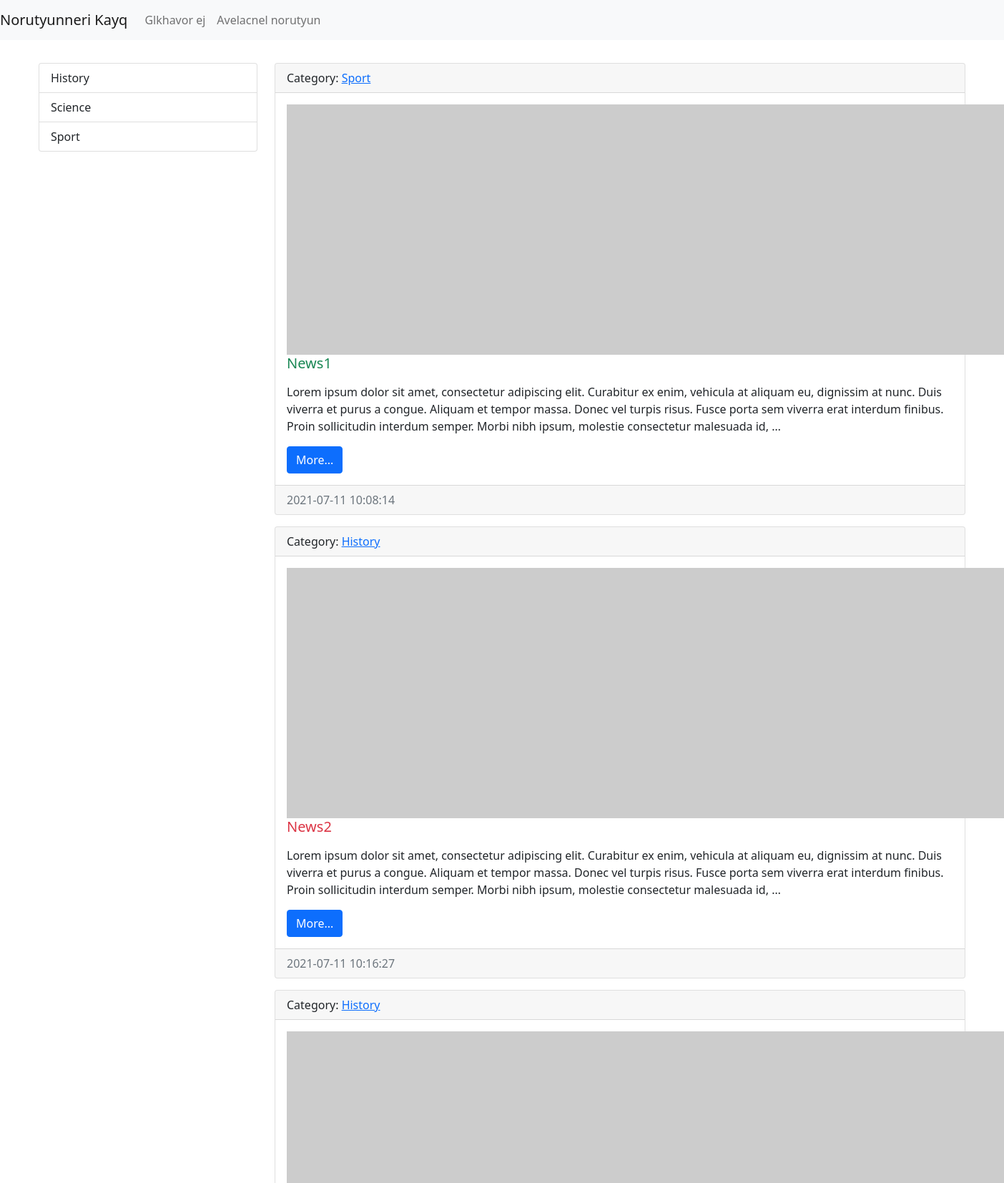
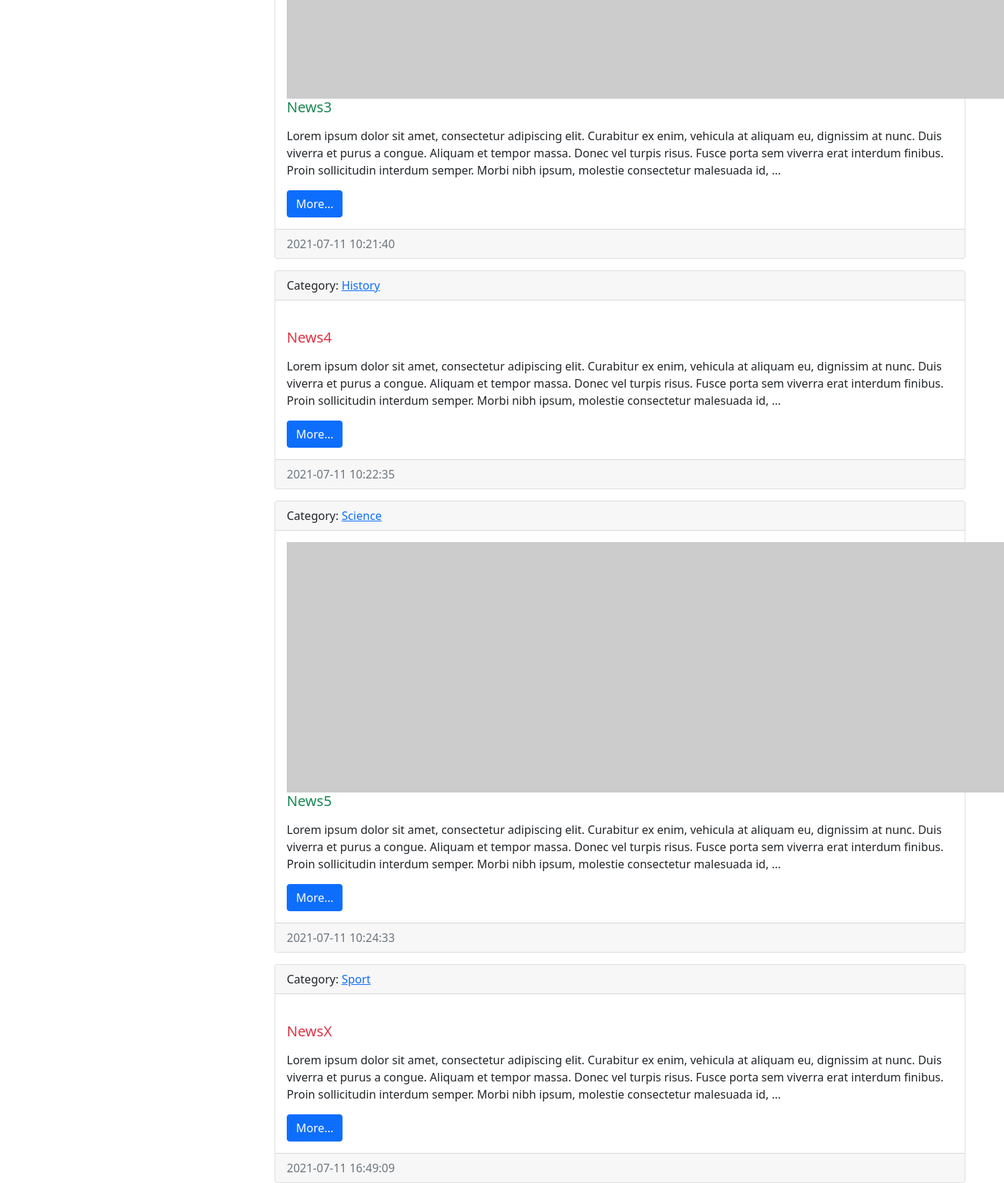
The page / on the database its author committed (2 pictures, top to bottom).
### news/models.py (models this page shows, shortened)
class Category(models.Model):
    title = models.CharField(max_length=150, db_index=True, verbose_name='CATEGORYI ANUN')
    def get_absolute_url(self):
        return reverse('category', kwargs={"category_id": self.pk})
    def __str__(self):
        return self.title
    class Meta:
        verbose_name = "Category"
        verbose_name_plural = "Categoryner"
        ordering = ['title']

class News(models.Model):
    title = models.CharField(max_length=150, verbose_name="ANUN")
    content = models.TextField(blank=True)
    created_at = models.DateTimeField(auto_now_add=True, verbose_name='STEGHTSVEL E')
    updated_at = models.DateTimeField(auto_now=True, verbose_name='POPOKHVEL E')
    photo = models.ImageField(upload_to='photos/%Y/%m/%d/', blank=True)
    is_published = models.BooleanField(default=True, verbose_name='HRATARAKVEL E')
    category = models.ForeignKey('Category', on_delete=models.PROTECT, null=True)
    class Meta:
        verbose_name = "Norutyun"  # entavernagira tsarayum(or` add news-y darav add Norutyun...)
        verbose_name_plural = "Norutyunner"  # sa el hognakii depqum(inchin -s er avelacnum` sa kdarna)
        ordering = ['-created_at']  # ev adminki ev modeli sort. hertakanutyuny kpokhvi

### news/views.py (the view)
# urls.py: path('', index, name='home'),
def index(request):
    news = News.objects.all()
    context = {
        'news': news,
        'title': 'Norutyunneri cank'
    }
    return render(request, template_name='news/index.html', context=context)

### news/templatetags/news_tags.py (called while the page is built)
@register.inclusion_tag('news/list-categories.html')
def show_categories(arg1="hello", arg2="world"):
    categories = Category.objects.all()
    return {"categories": categories, "arg1": arg1,  "arg2": arg2}

### news/templates/news/index.html (shortened to what this page needs)
{% extends 'base.html' %}
{% block sidebar %}
    {% include 'inc/_sidebar.html' %}
{% endblock %}
{% block content %}
{% for item in news reversed%}
<div class="card mt-3">
    <div class="card-header">
        Category: <a href="{{ item.category.get_absolute_url }}"> {{ item.category }} </a>
    </div>
    <div class="card-body">
        <div class="media">
            {% if item.photo %}
            <img alt="" class="mr-3" src="{{ item.photo.url }}" width="350">
            {% else %}
            <img alt="" class="mr-3" src="https://picsum.photos/id/1050/350/235">
            {% endif %}
            <div class="media-body">
                <h5 class="card-title {% cycle  'text-success' 'text-danger'%} ">{{ item.title }}</h5>
                <p class="card-text">{{ item.content|linebreaks|truncatewords:50 }}</p>
                <a class="btn btn-primary" href="#">More...</a>
            </div>
        </div>
    </div>
    <div class="card-footer text-muted">
        {{ item.created_at|date:'Y-m-d H:i:s' }}
    </div>
</div>
{% empty %}
<p> Oops... </p>
{% lorem 3 p %}
{% endfor %}
{% endblock %}

### news/templates/news/list-categories.html (shortened to what this page needs)
<div class="list-group">
    {% for item in categories %}
    <a class="list-group-item list-group-item-action" href="{{ item.get_absolute_url }}">
        {{ item.title }}</a>
    {% endfor %}
</div>

### rows shown on the page
Category: title "History"
Category: title "Science"
Category: title "Sport"
News: category "Sport", title "News1", content "Lorem ipsum dolor sit amet, consectetur adipiscing elit. Curabitur ex enim, vehicula at aliquam eu, dignissim at nunc. Duis viverra et purus a congue. Aliquam et tempor massa. Donec vel turpis risus. Fusce porta sem viverra erat interdum finibus. Proin sollicitudin interdum semper. Morbi nibh ipsum, molestie consectetur malesuada id, …", created_at "2021-07-11 10:08:14"
News: category "History", title "News2", content "Lorem ipsum dolor sit amet, consectetur adipiscing elit. Curabitur ex enim, vehicula at aliquam eu, dignissim at nunc. Duis viverra et purus a congue. Aliquam et tempor massa. Donec vel turpis risus. Fusce porta sem viverra erat interdum finibus. Proin sollicitudin interdum semper. Morbi nibh ipsum, molestie consectetur malesuada id, …", created_at "2021-07-11 10:16:27"
News: category "History", title "News3", content "Lorem ipsum dolor sit amet, consectetur adipiscing elit. Curabitur ex enim, vehicula at aliquam eu, dignissim at nunc. Duis viverra et purus a congue. Aliquam et tempor massa. Donec vel turpis risus. Fusce porta sem viverra erat interdum finibus. Proin sollicitudin interdum semper. Morbi nibh ipsum, molestie consectetur malesuada id, …", created_at "2021-07-11 10:21:40"
News: category "History", title "News4", content "Lorem ipsum dolor sit amet, consectetur adipiscing elit. Curabitur ex enim, vehicula at aliquam eu, dignissim at nunc. Duis viverra et purus a congue. Aliquam et tempor massa. Donec vel turpis risus. Fusce porta sem viverra erat interdum finibus. Proin sollicitudin interdum semper. Morbi nibh ipsum, molestie consectetur malesuada id, …", created_at "2021-07-11 10:22:35"
News: category "Science", title "News5", content "Lorem ipsum dolor sit amet, consectetur adipiscing elit. Curabitur ex enim, vehicula at aliquam eu, dignissim at nunc. Duis viverra et purus a congue. Aliquam et tempor massa. Donec vel turpis risus. Fusce porta sem viverra erat interdum finibus. Proin sollicitudin interdum semper. Morbi nibh ipsum, molestie consectetur malesuada id, …", created_at "2021-07-11 10:24:33"
News: category "Sport", title "NewsX", content "Lorem ipsum dolor sit amet, consectetur adipiscing elit. Curabitur ex enim, vehicula at aliquam eu, dignissim at nunc. Duis viverra et purus a congue. Aliquam et tempor massa. Donec vel turpis risus. Fusce porta sem viverra erat interdum finibus. Proin sollicitudin interdum semper. Morbi nibh ipsum, molestie consectetur malesuada id, …", created_at "2021-07-11 16:49:09"
